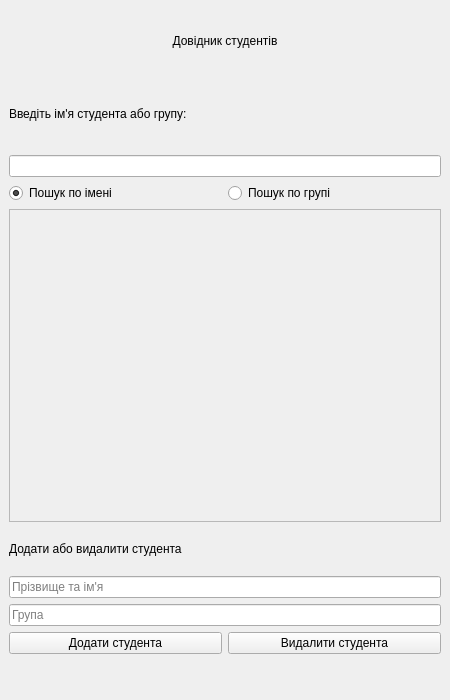
<?xml version="1.0" encoding="UTF-8"?>
<ui version="4.0">
 <class>MainWindow</class>
 <widget class="QMainWindow" name="MainWindow">
  <property name="geometry">
   <rect>
    <x>0</x>
    <y>0</y>
    <width>450</width>
    <height>700</height>
   </rect>
  </property>
  <property name="windowTitle">
   <string>Map Student</string>
  </property>
  <widget class="QWidget" name="centralwidget">
   <layout class="QVBoxLayout" name="verticalLayout_3" stretch="2,4,10,4,1">
    <item>
     <widget class="QLabel" name="title">
      <property name="text">
       <string>Довідник студентів</string>
      </property>
      <property name="alignment">
       <set>Qt::AlignmentFlag::AlignCenter</set>
      </property>
     </widget>
    </item>
    <item>
     <layout class="QVBoxLayout" name="verticalLayout">
      <item>
       <widget class="QLabel" name="label_search">
        <property name="text">
         <string>Введіть ім'я студента або групу:</string>
        </property>
       </widget>
      </item>
      <item>
       <widget class="QLineEdit" name="input_search"/>
      </item>
      <item>
       <layout class="QHBoxLayout" name="horizontalLayout">
        <item>
         <widget class="QRadioButton" name="radioButton_search_by_name">
          <property name="text">
           <string>Пошук по імені</string>
          </property>
          <property name="checked">
           <bool>true</bool>
          </property>
          <attribute name="buttonGroup">
           <string notr="true">buttonGroup</string>
          </attribute>
         </widget>
        </item>
        <item>
         <widget class="QRadioButton" name="radioButton_search_by_group">
          <property name="text">
           <string>Пошук по групі</string>
          </property>
          <attribute name="buttonGroup">
           <string notr="true">buttonGroup</string>
          </attribute>
         </widget>
        </item>
       </layout>
      </item>
     </layout>
    </item>
    <item>
     <widget class="QTextEdit" name="list_students">
      <property name="enabled">
       <bool>false</bool>
      </property>
     </widget>
    </item>
    <item>
     <layout class="QVBoxLayout" name="verticalLayout_2">
      <item>
       <widget class="QLabel" name="label_add_or_delete">
        <property name="text">
         <string>Додати або видалити студента</string>
        </property>
       </widget>
      </item>
      <item>
       <widget class="QLineEdit" name="input_name">
        <property name="placeholderText">
         <string>Прізвище та ім'я</string>
        </property>
       </widget>
      </item>
      <item>
       <widget class="QLineEdit" name="input_group">
        <property name="placeholderText">
         <string>Група</string>
        </property>
       </widget>
      </item>
      <item>
       <layout class="QHBoxLayout" name="horizontalLayout_2">
        <item>
         <widget class="QPushButton" name="pushButton_add_student">
          <property name="text">
           <string>Додати студента</string>
          </property>
         </widget>
        </item>
        <item>
         <widget class="QPushButton" name="pushButton_delete_student">
          <property name="text">
           <string>Видалити студента</string>
          </property>
         </widget>
        </item>
       </layout>
      </item>
     </layout>
    </item>
    <item>
     <widget class="QLabel" name="label_status">
      <property name="text">
       <string/>
      </property>
     </widget>
    </item>
   </layout>
  </widget>
 </widget>
 <resources/>
 <connections/>
 <buttongroups>
  <buttongroup name="buttonGroup"/>
 </buttongroups>
</ui>
